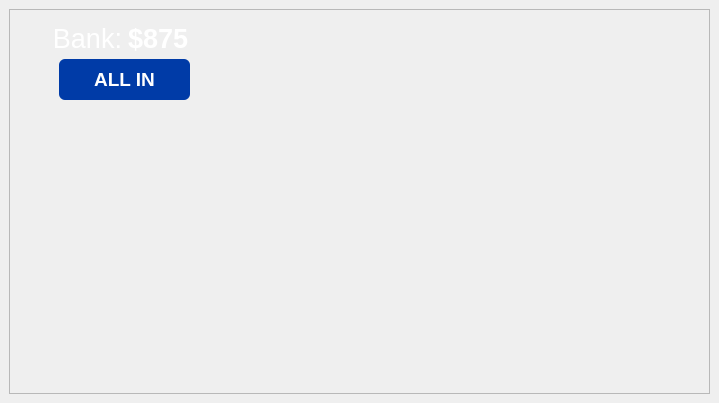
<?xml version="1.0" encoding="UTF-8"?>
<ui version="4.0">
 <class>BettingPanel</class>
 <widget class="QWidget" name="BettingPanel">
  <property name="geometry">
   <rect>
    <x>0</x>
    <y>0</y>
    <width>719</width>
    <height>403</height>
   </rect>
  </property>
  <property name="minimumSize">
   <size>
    <width>701</width>
    <height>387</height>
   </size>
  </property>
  <property name="maximumSize">
   <size>
    <width>719</width>
    <height>403</height>
   </size>
  </property>
  <property name="windowTitle">
   <string>Form</string>
  </property>
  <property name="styleSheet">
   <string notr="true"/>
  </property>
  <layout class="QGridLayout" name="gridLayout">
   <property name="leftMargin">
    <number>0</number>
   </property>
   <property name="topMargin">
    <number>0</number>
   </property>
   <property name="rightMargin">
    <number>0</number>
   </property>
   <property name="bottomMargin">
    <number>0</number>
   </property>
   <property name="spacing">
    <number>0</number>
   </property>
   <item row="0" column="0">
    <widget class="QFrame" name="frame">
     <property name="minimumSize">
      <size>
       <width>701</width>
       <height>385</height>
      </size>
     </property>
     <property name="maximumSize">
      <size>
       <width>701</width>
       <height>385</height>
      </size>
     </property>
     <property name="styleSheet">
      <string notr="true">#frame
{
	border-image: url(:/images/res/images/bet_selector.png);
}	
</string>
     </property>
     <property name="frameShape">
      <enum>QFrame::Shape::StyledPanel</enum>
     </property>
     <property name="frameShadow">
      <enum>QFrame::Shadow::Raised</enum>
     </property>
     <widget class="QWidget" name="layoutWidget">
      <property name="geometry">
       <rect>
        <x>0</x>
        <y>10</y>
        <width>231</width>
        <height>38</height>
       </rect>
      </property>
      <layout class="QHBoxLayout" name="horizontalLayout">
       <item>
        <widget class="QLabel" name="bankLabel">
         <property name="font">
          <font>
           <pointsize>20</pointsize>
          </font>
         </property>
         <property name="styleSheet">
          <string notr="true">color: rgb(255, 255, 255);</string>
         </property>
         <property name="text">
          <string>Bank:</string>
         </property>
         <property name="alignment">
          <set>Qt::AlignmentFlag::AlignRight|Qt::AlignmentFlag::AlignTrailing|Qt::AlignmentFlag::AlignVCenter</set>
         </property>
        </widget>
       </item>
       <item>
        <widget class="QLabel" name="bankBalanceLabel">
         <property name="font">
          <font>
           <pointsize>20</pointsize>
           <bold>true</bold>
          </font>
         </property>
         <property name="styleSheet">
          <string notr="true">color: rgb(255, 255, 255);</string>
         </property>
         <property name="text">
          <string>$875</string>
         </property>
        </widget>
       </item>
      </layout>
     </widget>
     <widget class="QPushButton" name="allInButton">
      <property name="geometry">
       <rect>
        <x>50</x>
        <y>50</y>
        <width>131</width>
        <height>41</height>
       </rect>
      </property>
      <property name="font">
       <font>
        <pointsize>14</pointsize>
        <bold>true</bold>
       </font>
      </property>
      <property name="styleSheet">
       <string notr="true">QPushButton {
	background-color: rgb(0, 59, 167);
    color: white;
    border: none;
    border-radius: 6px;
    padding: 12px 24px;
}

QPushButton:hover {
    background: qlineargradient(x1:0, y1:0, x2:0, y2:1,
                                stop:0 #5aa0f2, stop:1 #468fcf);
    transform: translateY(-2px);
}

QPushButton:pressed {
    background: qlineargradient(x1:0, y1:0, x2:0, y2:1,
                                stop:0 #357abd, stop:1 #2a6099);
    transform: translateY(0px);
}

QPushButton:focus {
    outline: none;
}
</string>
      </property>
      <property name="text">
       <string>ALL IN</string>
      </property>
     </widget>
     <widget class="ClickableChipStack" name="chips_1000_stack">
      <property name="geometry">
       <rect>
        <x>27</x>
        <y>250</y>
        <width>120</width>
        <height>120</height>
       </rect>
      </property>
      <property name="minimumSize">
       <size>
        <width>120</width>
        <height>120</height>
       </size>
      </property>
      <property name="maximumSize">
       <size>
        <width>120</width>
        <height>120</height>
       </size>
      </property>
      <property name="styleSheet">
       <string notr="true"/>
      </property>
      <property name="text">
       <string/>
      </property>
     </widget>
     <widget class="QWidget" name="layoutWidget_2">
      <property name="geometry">
       <rect>
        <x>20</x>
        <y>110</y>
        <width>661</width>
        <height>122</height>
       </rect>
      </property>
      <layout class="QHBoxLayout" name="horizontalLayout_2">
       <item>
        <widget class="ClickableChipStack" name="chips_10_stack">
         <property name="minimumSize">
          <size>
           <width>120</width>
           <height>120</height>
          </size>
         </property>
         <property name="maximumSize">
          <size>
           <width>120</width>
           <height>120</height>
          </size>
         </property>
         <property name="styleSheet">
          <string notr="true"/>
         </property>
         <property name="text">
          <string/>
         </property>
        </widget>
       </item>
       <item>
        <widget class="ClickableChipStack" name="chips_25_stack">
         <property name="minimumSize">
          <size>
           <width>120</width>
           <height>120</height>
          </size>
         </property>
         <property name="maximumSize">
          <size>
           <width>120</width>
           <height>120</height>
          </size>
         </property>
         <property name="styleSheet">
          <string notr="true"/>
         </property>
         <property name="text">
          <string/>
         </property>
        </widget>
       </item>
       <item>
        <widget class="ClickableChipStack" name="chips_50_stack">
         <property name="minimumSize">
          <size>
           <width>120</width>
           <height>120</height>
          </size>
         </property>
         <property name="maximumSize">
          <size>
           <width>120</width>
           <height>120</height>
          </size>
         </property>
         <property name="styleSheet">
          <string notr="true"/>
         </property>
         <property name="text">
          <string/>
         </property>
        </widget>
       </item>
       <item>
        <widget class="ClickableChipStack" name="chips_100_stack">
         <property name="minimumSize">
          <size>
           <width>120</width>
           <height>120</height>
          </size>
         </property>
         <property name="maximumSize">
          <size>
           <width>120</width>
           <height>120</height>
          </size>
         </property>
         <property name="styleSheet">
          <string notr="true"/>
         </property>
         <property name="text">
          <string/>
         </property>
        </widget>
       </item>
       <item>
        <widget class="ClickableChipStack" name="chips_500_stack">
         <property name="minimumSize">
          <size>
           <width>120</width>
           <height>120</height>
          </size>
         </property>
         <property name="maximumSize">
          <size>
           <width>120</width>
           <height>120</height>
          </size>
         </property>
         <property name="styleSheet">
          <string notr="true"/>
         </property>
         <property name="text">
          <string/>
         </property>
        </widget>
       </item>
      </layout>
     </widget>
    </widget>
   </item>
  </layout>
 </widget>
 <customwidgets>
  <customwidget>
   <class>ClickableChipStack</class>
   <extends>QLabel</extends>
   <header>ClickableChipStack/clickablechipstack.h</header>
  </customwidget>
 </customwidgets>
 <resources/>
 <connections/>
</ui>
